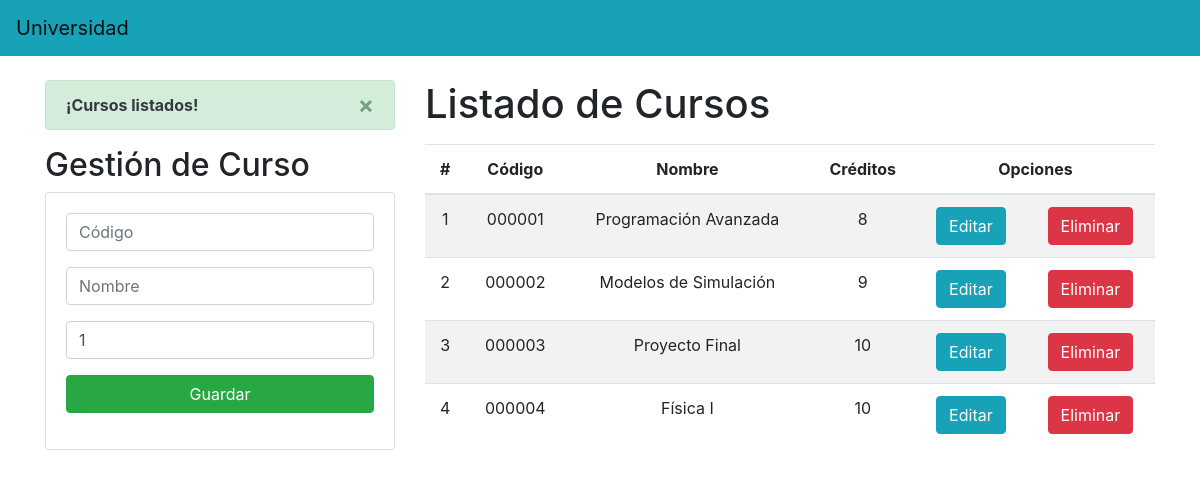
The page / on the database its author committed.
### Academico/models.py (models this page shows, shortened)
class Curso(models.Model):
    codigo = models.CharField(primary_key=True, max_length=6)
    nombre = models.CharField(max_length=50)
    creditos = models.PositiveSmallIntegerField()

### Academico/views.py (the view)
# urls.py: path('', views.home),
def home(request):
    cursosListados = Curso.objects.all()
    messages.success(request, '¡Cursos listados!')
    return render(request, "gestionCursos.html", {"cursos": cursosListados})

### Academico/templates/gestionCursos.html (shortened to what this page needs)
{% extends "./base.html" %}
{% block body %}
<div class="row">
    <div class="col-sm-12 col-md-6 col-lg-4 col-xl-4">
        {% if messages %}
        {% for message in messages %}
        <div class="alert alert-dismissible alert-success">
            <button type="button" class="close" data-dismiss="alert">&times;</button>
            <strong class="text-dark">{{ message }}</strong>
        </div>
        {% endfor %}
        {% endif %}
        <h2>Gestión de Curso</h2>
        <div class="card">
            <div class="card-body">
                <form action="/registrarCurso/" method="POST">{% csrf_token %}
                    <div class="form-group">
                        <input type="text" id="txtCodigo" name="txtCodigo" class="form-control" placeholder="Código"
                            minlength="6" maxlength="6" required>
                    </div>
                    <div class="form-group">
                        <input type="text" id="txtNombre" name="txtNombre" class="form-control" placeholder="Nombre"
                            maxlength="50" required>
                    </div>
                    <div class="form-group">
                        <input type="text" id="numCreditos" name="numCreditos" class="form-control" min="1" max="9"
                            value="1" required>
                    </div>
                    <div class="form-group">
                        <button type="submit" class="btn btn-success btn-block text-white">Guardar</button>
                    </div>
                </form>
            </div>
        </div>
    </div>
    <div class="col-sm-12 col-md-6 col-lg-8 col-xl-8">
        <h1>Listado de Cursos</h1>
        <div class="table-responsive py-2">
            <table class="table table-striped">
                <thead>
                    <tr>
                        <th>#</th>
                        <th>Código</th>
                        <th>Nombre</th>
                        <th>Créditos</th>
                        <th colspan="2">Opciones</th>
                    </tr>
                </thead>
                <tbody>
                    {% for c in cursos %}
                    <tr>
                        <td>{{forloop.counter}}</td>
                        <td>{{c.codigo}}</td>
                        <td>{{c.nombre}}</td>
                        <td>{{c.creditos}}</td>
                        <td><a href="edicionCurso/{{c.codigo}}" class="btn btn-info">Editar</a></td>
                        <td><a href="eliminarCurso/{{c.codigo}}" class="btn btn-danger btnEliminacion">Eliminar</a></td>
                    </tr>
                    {% endfor %}
                </tbody>
            </table>
        </div>
    </div>
</div>
{% endblock %}

### Academico/templates/base.html (shortened to what this page needs)
<!DOCTYPE html>
<html lang="en">
<head>
    {% load static %}
    <link rel="stylesheet" href="https://cdn.jsdelivr.net/npm/bootstrap@4.5.3/dist/css/bootstrap.min.css"
>
    <link rel="stylesheet" href="{% static 'css/gestionCursos.css' %}">
</head>
<body>
    <nav class="navbar navbar-expand-lg navbar-light bg-info">
        <a class="navbar-brand" href="#">Universidad</a>
    </nav>
    <div class="container py-4">
        {% block body %}
        {% endblock %}
    </div>
</body>
</html>

### Academico/static/css/gestionCursos.css (style rules this page uses)
th, td { text-align: center; vertical-align: middle; }

### rows shown on the page
Curso: codigo "000001", nombre "Programación Avanzada", creditos "8"
Curso: codigo "000002", nombre "Modelos de Simulación", creditos "9"
Curso: codigo "000003", nombre "Proyecto Final", creditos "10"
Curso: codigo "000004", nombre "Física I", creditos "10"

### other values the page prints
{{ message }} "¡Cursos listados!"
